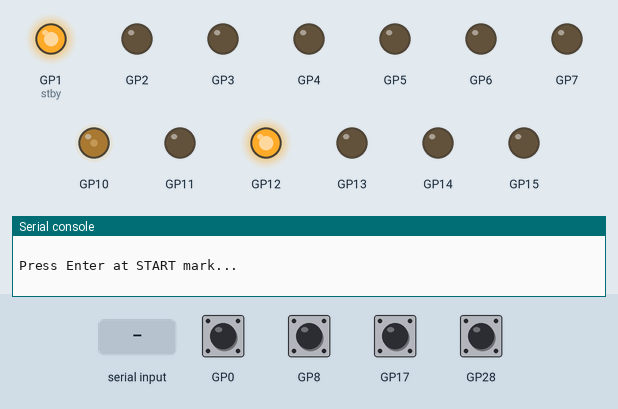
Recording of a program running on a simulated Raspberry Pi Pico running MicroPython. Shown: output pins drawn as LEDs (lit = HIGH), the last lines printed to the serial console. The test bench sets the inputs (shaded band); at power-on: GP0, GP8, GP17, GP28 HIGH.

Above: at 1.2 s.
1.3 s: "BL" typed at the serial console, then Enter
2.8 s: "BR" typed at the serial console, then Enter
At 3.7 s:
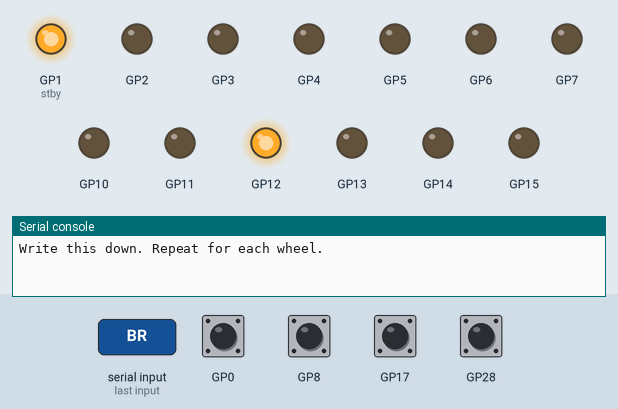
Timing chart, 0 to 5.8 s (numbered marks = the images above; inputs shaded):
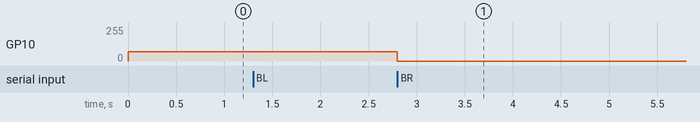

The program:

Spin_one_revolution.py
```python
# === One-revolution PPR calibrator ===
from machine import Pin, PWM
from rp2 import PIO, StateMachine, asm_pio
from time import sleep, ticks_ms, ticks_diff

# ---- Pick the wheel to measure ----
WHEEL   = "FR"       # change to "FL","FR","BL","BR"
PWM_CMD = 70         # gentle spin so you can catch a single revolution

# Use CHUNK=1 so we count every edge and see the truth
PIO_CHUNK = 1

# Pins
pins = {
    "BR": (PWM(Pin(2)),  Pin(4, Pin.OUT),  Pin(3, Pin.OUT)),
    "BL": (PWM(Pin(7)),  Pin(5, Pin.OUT),  Pin(6, Pin.OUT)),
    "FR": (PWM(Pin(10)), Pin(12, Pin.OUT), Pin(11, Pin.OUT)),
    "FL": (PWM(Pin(15)), Pin(13, Pin.OUT), Pin(14, Pin.OUT)),
}
for pwm, _, _ in pins.values():
    pwm.freq(20000)

encoder_pins = {"FL":17, "FR":28, "BL":8, "BR":0}
counts = {w: 0 for w in encoder_pins}

# stby pin for motor driver
stby  = Pin(1, Pin.OUT);
stby.high()

@asm_pio()
def chunk_counter():
    pull()
    mov(y, osr)
    mov(x, y)
    label("loop")
    wait(1, pin, 0)
    wait(0, pin, 0)
    jmp(y_dec, "loop")
    irq(rel(0))
    mov(y, x)
    jmp("loop")

def make_irq_handler(w):
    def handler(sm):
        counts[w] += PIO_CHUNK
    return handler

def start_sms():
    sms = {}
    for i, (w, pin_num) in enumerate(encoder_pins.items()):
        pin = Pin(pin_num, Pin.IN, Pin.PULL_UP)
        sm = StateMachine(i, chunk_counter, in_base=pin)
        sm.irq(make_irq_handler(w))
        sm.put(PIO_CHUNK)
        sm.active(1)
        sms[w] = sm
    return sms

def motor_hw(wheel, pwm_cmd_hw):
    pwm, in1, in2 = pins[wheel]
    d = 1 if pwm_cmd_hw >= 0 else 0
    a = abs(int(pwm_cmd_hw))
    if a > 255: a = 255
    in1.value(d); in2.value(not d)
    pwm.duty_u16(a * 257)

def stop_all():
    for w in pins: motor_hw(w, 0)

try:
    start_sms()
    for w in counts: counts[w] = 0

    print("\nPPR ONE-REV CALIBRATION")
    print(f"Wheel: {WHEEL}, PWM: {PWM_CMD}")
    print("1) Put a tape mark on the tire.")
    print("2) Spin will start. When the mark is at your reference point, press Enter.")
    print("3) Let it go exactly ONE full revolution. When the mark returns, press Enter again.\n")

    motor_hw(WHEEL, PWM_CMD)
    input("Press Enter at START mark...")
    start = counts[WHEEL]
    input("Press Enter at NEXT pass of the mark...")
    end = counts[WHEEL]
    motor_hw(WHEEL, 0)

    ppr_eff = end - start
    print(f"\nMeasured pulses for one wheel revolution: {ppr_eff}  (effective PULSES_PER_REV for {WHEEL})")
    print("Write this down. Repeat for each wheel.\n")

except KeyboardInterrupt:
    stop_all()
    print("\nStopped.")
```

Measured:
- after the input at 2.8 s, GP10: 70/255 → 0/255 at once
